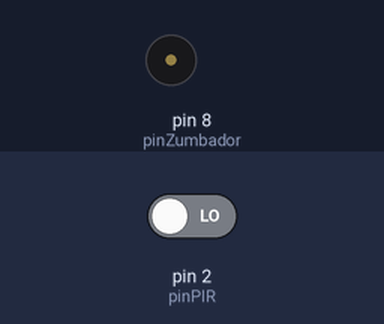
This sketch was run on a simulated Arduino Uno, built with avr-gcc and run on an emulated ATmega328P. Shown: buzzer (waves = sounding, pin HIGH). The test bench sets the inputs (shaded band); at power-on: pin 2 (pinPIR) LOW.

Above: at 1.2 s.
1.3 s: pin 2 (pinPIR) driven HIGH
At 2.5 s:
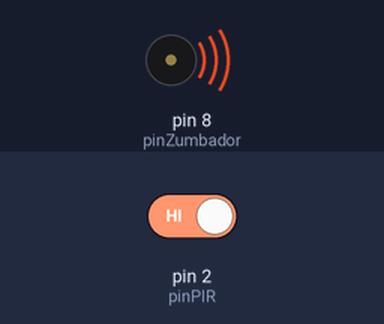
2.8 s: pin 2 (pinPIR) driven LOW
At 4.2 s:
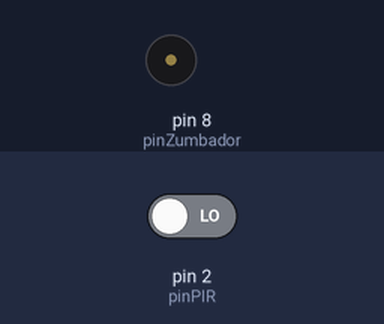
Timing chart, 0 to 5.8 s (numbered marks = the images above; inputs shaded):
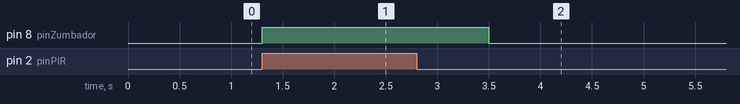

The sketch:

sistema_de_alarma_con_sensor_pir1.ino
```cpp
const int pinPIR = 2;
const int pinZumbador = 8;

void setup() {
  pinMode(pinPIR, INPUT);
  pinMode(pinZumbador, OUTPUT);
  Serial.begin(9600);
}

void loop() {
  int movimiento = digitalRead(pinPIR);

  if (movimiento == HIGH) {
    digitalWrite(pinZumbador, HIGH); // on alarma (con mov)
    delay(1000); // alarma suena 1 seg
  } else {
    digitalWrite(pinZumbador, LOW);  // off alarma (sin mov)
  }
  delay(100);
}
```

Measured:
- after the input at 1.3 s, pin 8 (pinZumbador): LOW → HIGH at once
- after the input at 2.8 s, pin 8 (pinZumbador): HIGH → LOW after 0.70 s
